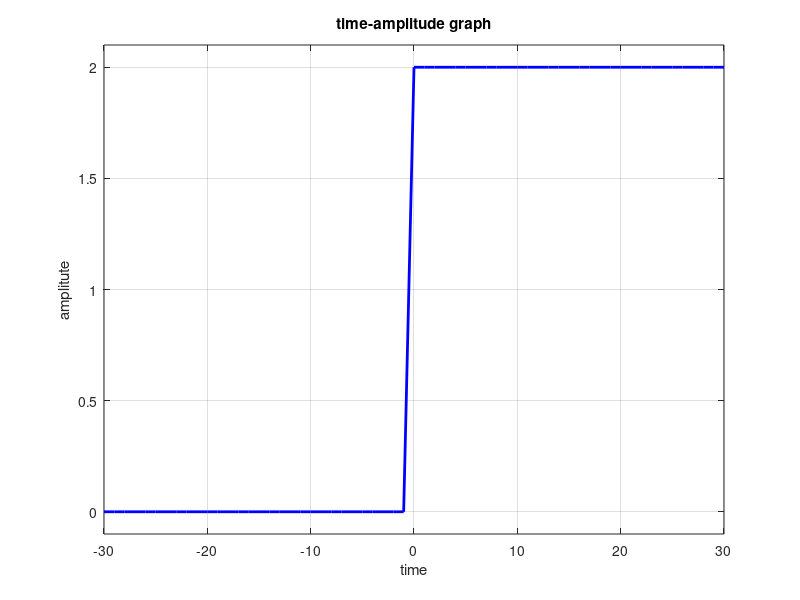

Write MATLAB code to recreate this figure.
%step function
t = -30:30;
stepFunction = zeros(size(t)); %fill the stepFunction matrice with 0s.
stepFunction(t >= 0) = 2; %if t is greater/equal than 0, make the value of stepFunction 1 at that indice.

plot(t, stepFunction,'Color', 'b', 'LineWidth', 2);
xlim([-30 30]);
ylim([-0.1 2.1]);
xlabel('time'); ylabel('amplitute'); title('time-amplitude graph');
grid on;
